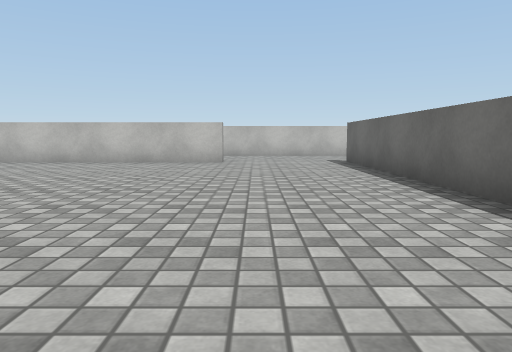
view 1 (above)

15 first-person views from a walk through a scene from a Unity 3-D project. The camera is 0.62 m above the floor, tilts 6° down and sees 70° across. The floor is counted in squares, 1 m on a side. Each view is taken from the middle of a square. On the plan, view 1 faces up. The plan holds only what a view shows up to about 10 squares ahead; the rest is blank. The place goes on beyond the plan. The player character is not drawn. Surface patterns are stand-ins for the level's own textures.

view 2
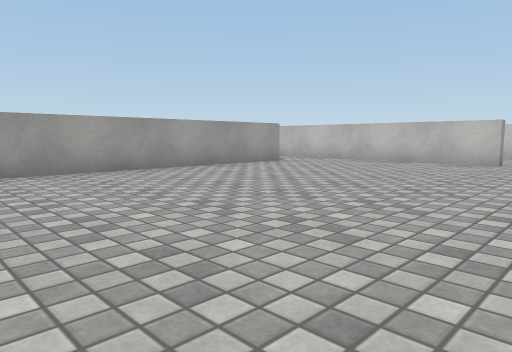

view 3
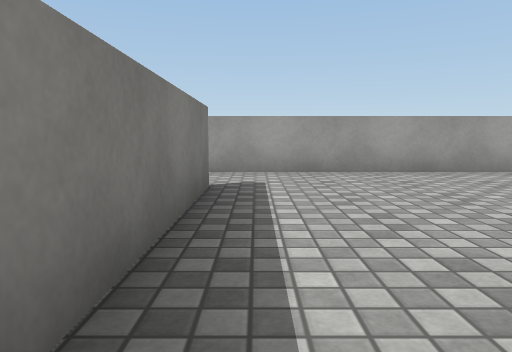

view 4
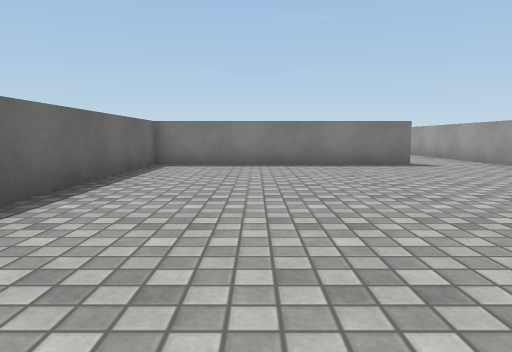

view 5
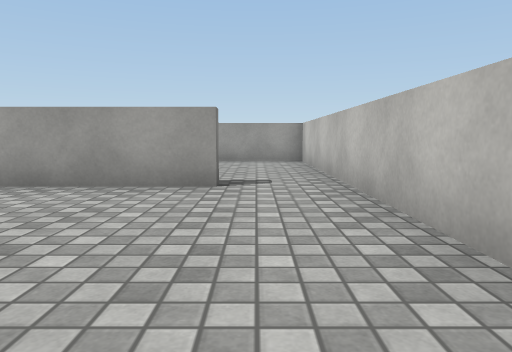

view 6
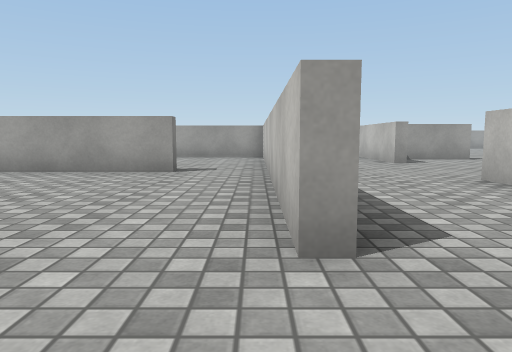

view 7
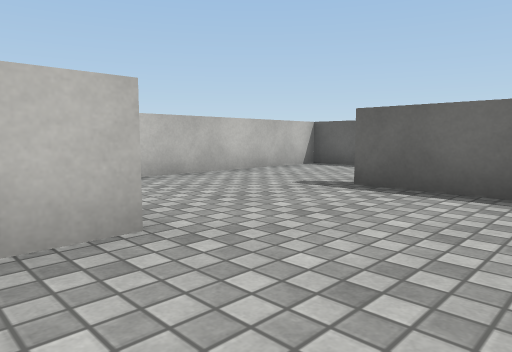

view 8
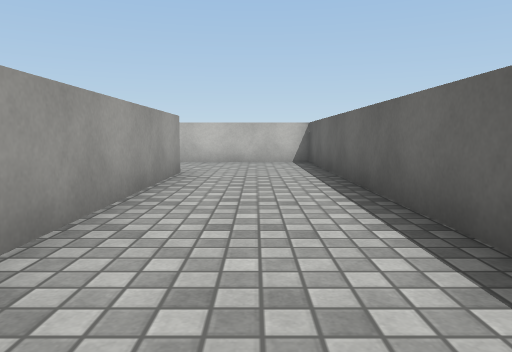

view 9
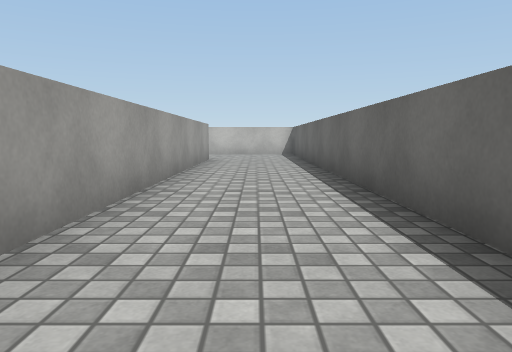

view 10
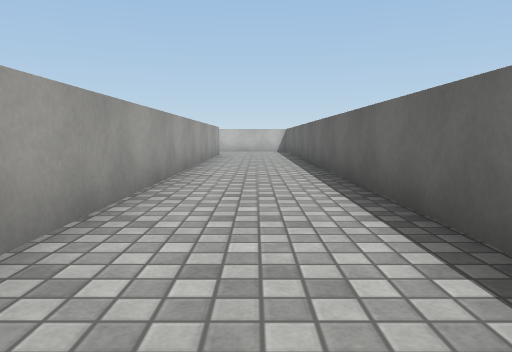

view 11
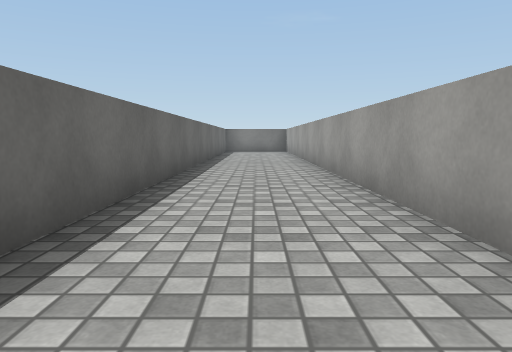

view 12
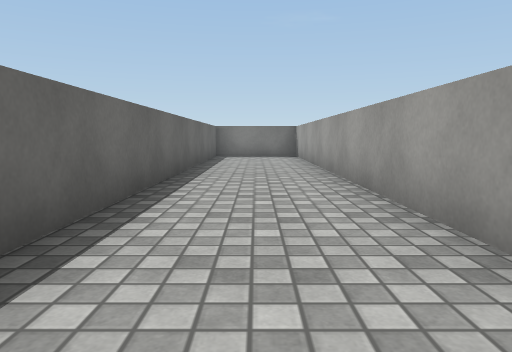

view 13
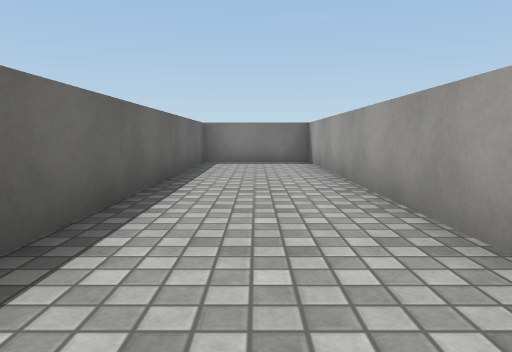

view 14
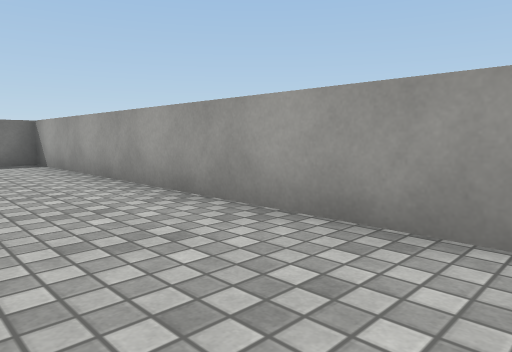

view 15
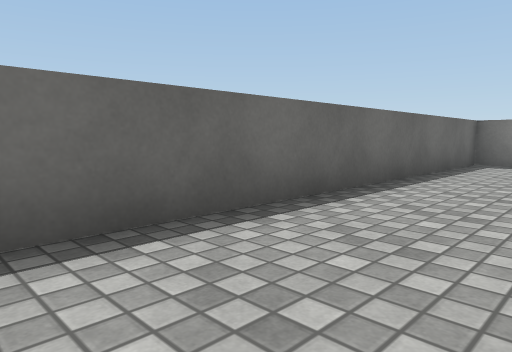

### Floor plan
Points are (right, up) in squares from view 1. A wall is a line through its corners. A room is listed if a view was taken in it or the views show most of it. See-through windows are left out.
Room 1 (views 1, 2, 3, 4, 5, 7)
walls: (-3.8, -0.6) (2.4, -0.6) (2.4, 8.5); (-6, 7.5) (-5.6, 7.5) (-5.6, -2.1); (-0.8, 9.6) (-0.8, 9.2) (-6.4, 9.2)
ways out: opening at (0.5, 9.5) to room 2; opening at (-6, 8.5); opening at (-4.5, -1)
Room 2 (views 6, 8, 9, 10, 11, 12, 13, 14, 15)
walls: (2.4, 8.5) (2.4, 9.5); (2.6, 9.5) (2.6, -15.3) (5.3, -15.3) (5.3, 12.3) (0.7, 12.3)
ways out: opening at (0.5, 9.5) to room 1; opening at (-0.5, 11.5)

Positions as (right, up) in squares from view 1, and headings:
1: (0, 0), facing up
2: (1, 0), facing up-left
3: (1, 0), facing left
4: (0, 8), facing down
5: (-1, 8), facing left
6: (1, 9), facing left
7: (-2, 7), facing up-right
8: (4, 3), facing up
9: (4, -1), facing up
10: (4, -4), facing up
11: (4, 1), facing down
12: (4, -3), facing down
13: (4, -6), facing down
14: (5, -6), facing down-left
15: (3, -6), facing down-right
